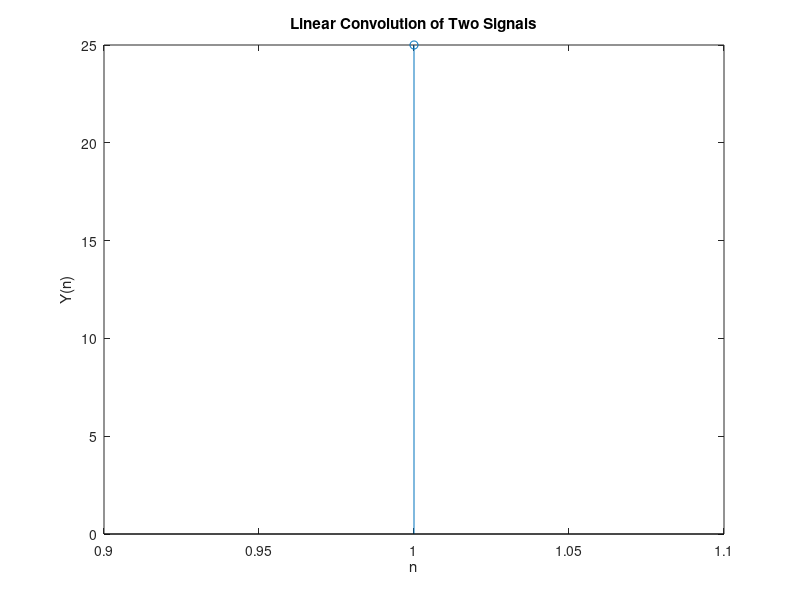

The MATLAB source for this figure:
%Linear Convolution
clear

x=input('Enter x: ') 
h=input('Enter h: ') 
m=length(x); 
n=length(h); 
X=[x,zeros(1,n)]; 
H=[h,zeros(1,m)]; 
for i=1:n+m-1 
    Y(i)=0; 
    for j=1:m 
        if(i-j+1>0) 
            Y(i)=Y(i)+X(j)*H(i-j+1); 
        else 
        end 
    end 
end 
Y 
stem(Y); 
ylabel('Y(n)'); 
xlabel('n'); 
title('Linear Convolution of Two Signals');